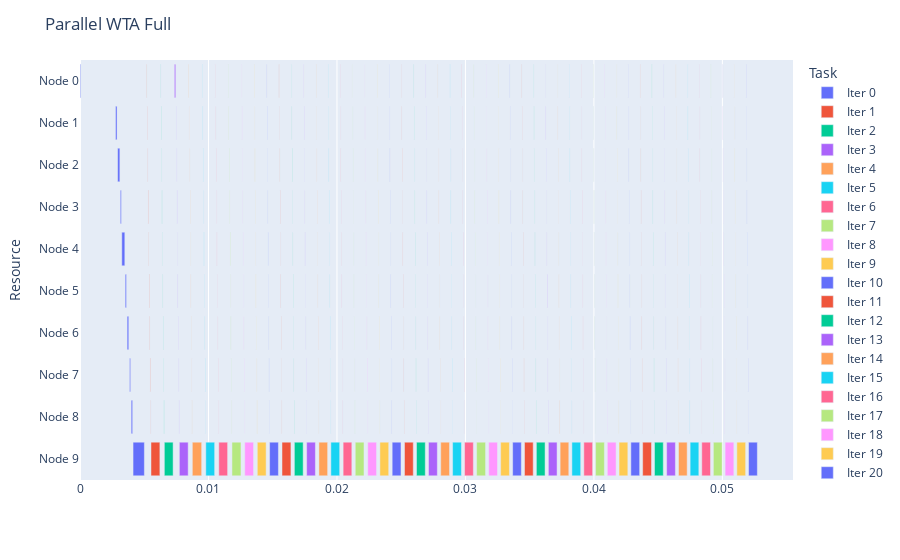

Write notebook code for a chart like this one.
### Code cell
fig = getDataGantt(logs[0], "Parallel WTA Full")
fig.show()

### Figure 1 — Plotly figure (JSON) as saved in the notebook; plotly's stock layout.template omitted (floating-point values rounded to 4 significant figures)
{"data": [{"alignmentgroup": "True", "base": [0, 0.002764, 0.002928, 0.003134, 0.003253, 0.003518, 0.003669, 0.003853, 0.003983, 0.004129], "hovertemplate": "Task=Iter 0<br>Start=%{base}<br>Finish=%{x}<br>Resource=%{y}<extra></extra>", "legendgroup": "Iter 0", "marker": {"color": "#636efa", "pattern": {"shape": ""}}, "name": "Iter 0", "offsetgroup": "Iter 0", "orientation": "h", "showlegend": true, "textposition": "auto", "type": "bar", "x": [5.007e-05, 0.0001192, 0.0001752, 8.488e-05, 0.0002367, 0.0001009, 0.0001261, 8.44e-05, 0.0001135, 0.0008819], "xaxis": "x", "y": ["Node 0", "Node 1", "Node 2", "Node 3", "Node 4", "Node 5", "Node 6", "Node 7", "Node 8", "Node 9"], "yaxis": "y"}, {"alignmentgroup": "True", "base": [0.005188, 0.005227, 0.00526, 0.005296, 0.005333, 0.005377, 0.005415, 0.005452, 0.005492, 0.005524], "hovertemplate": "Task=Iter 1<br>Start=%{base}<br>Finish=%{x}<br>Resource=%{y}<extra></extra>", "legendgroup": "Iter 1", "marker": {"color": "#EF553B", "pattern": {"shape": ""}}, "name": "Iter 1", "offsetgroup": "Iter 1", "orientation": "h", "showlegend": true, "textposition": "auto", "type": "bar", "x": [1.574e-05, 1.597e-05, 1.597e-05, 2.027e-05, 1.669e-05, 1.979e-05, 1.931e-05, 2.074e-05, 1.55e-05, 0.0006936], "xaxis": "x", "y": ["Node 0", "Node 1", "Node 2", "Node 3", "Node 4", "Node 5", "Node 6", "Node 7", "Node 8", "Node 9"], "yaxis": "y"}, {"alignmentgroup": "True", "base": [0.006274, 0.006306, 0.006336, 0.006377, 0.006407, 0.006439, 0.006469, 0.006501, 0.006533, 0.006565], "hovertemplate": "Task=Iter 2<br>Start=%{base}<br>Finish=%{x}<br>Resource=%{y}<extra></extra>", "legendgroup": "Iter 2", "marker": {"color": "#00cc96", "pattern": {"shape": ""}}, "name": "Iter 2", "offsetgroup": "Iter 2", "orientation": "h", "showlegend": true, "textposition": "auto", "type": "bar", "x": [1.311e-05, 1.287e-05, 1.311e-05, 1.335e-05, 1.335e-05, 1.287e-05, 1.383e-05, 1.383e-05, 1.502e-05, 0.0006835], "xaxis": "x", "y": ["Node 0", "Node 1", "Node 2", "Node 3", "Node 4", "Node 5", "Node 6", "Node 7", "Node 8", "Node 9"], "yaxis": "y"}, {"alignmentgroup": "True", "base": [0.007346, 0.007489, 0.007519, 0.007549, 0.007585, 0.007614, 0.007642, 0.007675, 0.007704, 0.007733], "hovertemplate": "Task=Iter 3<br>Start=%{base}<br>Finish=%{x}<br>Resource=%{y}<extra></extra>", "legendgroup": "Iter 3", "marker": {"color": "#ab63fa", "pattern": {"shape": ""}}, "name": "Iter 3", "offsetgroup": "Iter 3", "orientation": "h", "showlegend": true, "textposition": "auto", "type": "bar", "x": [0.000104, 1.335e-05, 1.216e-05, 1.287e-05, 1.311e-05, 1.311e-05, 1.359e-05, 1.287e-05, 1.24e-05, 0.0006874], "xaxis": "x", "y": ["Node 0", "Node 1", "Node 2", "Node 3", "Node 4", "Node 5", "Node 6", "Node 7", "Node 8", "Node 9"], "yaxis": "y"}, {"alignmentgroup": "True", "base": [0.008468, 0.008507, 0.008535, 0.008566, 0.008597, 0.008629, 0.008656, 0.008685, 0.008714, 0.008742], "hovertemplate": "Task=Iter 4<br>Start=%{base}<br>Finish=%{x}<br>Resource=%{y}<extra></extra>", "legendgroup": "Iter 4", "marker": {"color": "#FFA15A", "pattern": {"shape": ""}}, "name": "Iter 4", "offsetgroup": "Iter 4", "orientation": "h", "showlegend": true, "textposition": "auto", "type": "bar", "x": [1.526e-05, 1.216e-05, 1.168e-05, 1.264e-05, 1.24e-05, 1.216e-05, 1.287e-05, 1.24e-05, 1.192e-05, 0.0007284], "xaxis": "x", "y": ["Node 0", "Node 1", "Node 2", "Node 3", "Node 4", "Node 5", "Node 6", "Node 7", "Node 8", "Node 9"], "yaxis": "y"}, {"alignmentgroup": "True", "base": [0.009519, 0.009556, 0.009586, 0.009616, 0.009645, 0.009677, 0.009704, 0.009733, 0.009762, 0.009792], "hovertemplate": "Task=Iter 5<br>Start=%{base}<br>Finish=%{x}<br>Resource=%{y}<extra></extra>", "legendgroup": "Iter 5", "marker": {"color": "#19d3f3", "pattern": {"shape": ""}}, "name": "Iter 5", "offsetgroup": "Iter 5", "orientation": "h", "showlegend": true, "textposition": "auto", "type": "bar", "x": [1.383e-05, 1.264e-05, 1.287e-05, 1.192e-05, 1.287e-05, 1.287e-05, 1.264e-05, 1.24e-05, 1.168e-05, 0.0006893], "xaxis": "x", "y": ["Node 0", "Node 1", "Node 2", "Node 3", "Node 4", "Node 5", "Node 6", "Node 7", "Node 8", "Node 9"], "yaxis": "y"}, {"alignmentgroup": "True", "base": [0.01053, 0.01056, 0.01059, 0.01063, 0.01065, 0.01068, 0.01071, 0.01075, 0.01077, 0.0108], "hovertemplate": "Task=Iter 6<br>Start=%{base}<br>Finish=%{x}<br>Resource=%{y}<extra></extra>", "legendgroup": "Iter 6", "marker": {"color": "#FF6692", "pattern": {"shape": ""}}, "name": "Iter 6", "offsetgroup": "Iter 6", "orientation": "h", "showlegend": true, "textposition": "auto", "type": "bar", "x": [1.24e-05, 1.192e-05, 1.24e-05, 1.216e-05, 1.192e-05, 1.168e-05, 1.168e-05, 1.168e-05, 1.264e-05, 0.0006871], "xaxis": "x", "y": ["Node 0", "Node 1", "Node 2", "Node 3", "Node 4", "Node 5", "Node 6", "Node 7", "Node 8", "Node 9"], "yaxis": "y"}, {"alignmentgroup": "True", "base": [0.01154, 0.01158, 0.01161, 0.01164, 0.01168, 0.01171, 0.01174, 0.01177, 0.0118, 0.01183], "hovertemplate": "Task=Iter 7<br>Start=%{base}<br>Finish=%{x}<br>Resource=%{y}<extra></extra>", "legendgroup": "Iter 7", "marker": {"color": "#B6E880", "pattern": {"shape": ""}}, "name": "Iter 7", "offsetgroup": "Iter 7", "orientation": "h", "showlegend": true, "textposition": "auto", "type": "bar", "x": [1.717e-05, 1.55e-05, 2.265e-05, 1.884e-05, 2.337e-05, 1.693e-05, 1.717e-05, 1.717e-05, 1.717e-05, 0.0007014], "xaxis": "x", "y": ["Node 0", "Node 1", "Node 2", "Node 3", "Node 4", "Node 5", "Node 6", "Node 7", "Node 8", "Node 9"], "yaxis": "y"}, {"alignmentgroup": "True", "base": [0.01257, 0.01261, 0.01264, 0.01266, 0.01268, 0.01272, 0.01274, 0.01277, 0.0128, 0.01282], "hovertemplate": "Task=Iter 8<br>Start=%{base}<br>Finish=%{x}<br>Resource=%{y}<extra></extra>", "legendgroup": "Iter 8", "marker": {"color": "#FF97FF", "pattern": {"shape": ""}}, "name": "Iter 8", "offsetgroup": "Iter 8", "orientation": "h", "showlegend": true, "textposition": "auto", "type": "bar", "x": [1.287e-05, 1.264e-05, 1.287e-05, 1.287e-05, 1.335e-05, 1.311e-05, 1.359e-05, 1.311e-05, 1.335e-05, 0.0006864], "xaxis": "x", "y": ["Node 0", "Node 1", "Node 2", "Node 3", "Node 4", "Node 5", "Node 6", "Node 7", "Node 8", "Node 9"], "yaxis": "y"}, {"alignmentgroup": "True", "base": [0.01355, 0.01358, 0.01361, 0.01364, 0.01367, 0.01369, 0.01372, 0.01375, 0.01377, 0.0138], "hovertemplate": "Task=Iter 9<br>Start=%{base}<br>Finish=%{x}<br>Resource=%{y}<extra></extra>", "legendgroup": "Iter 9", "marker": {"color": "#FECB52", "pattern": {"shape": ""}}, "name": "Iter 9", "offsetgroup": "Iter 9", "orientation": "h", "showlegend": true, "textposition": "auto", "type": "bar", "x": [1.144e-05, 1.192e-05, 1.311e-05, 1.216e-05, 1.216e-05, 1.264e-05, 1.216e-05, 1.264e-05, 1.287e-05, 0.0006881], "xaxis": "x", "y": ["Node 0", "Node 1", "Node 2", "Node 3", "Node 4", "Node 5", "Node 6", "Node 7", "Node 8", "Node 9"], "yaxis": "y"}, {"alignmentgroup": "True", "base": [0.01453, 0.01456, 0.01458, 0.01461, 0.01463, 0.01466, 0.01469, 0.01471, 0.01473, 0.01476], "hovertemplate": "Task=Iter 10<br>Start=%{base}<br>Finish=%{x}<br>Resource=%{y}<extra></extra>", "legendgroup": "Iter 10", "marker": {"color": "#636efa", "pattern": {"shape": ""}}, "name": "Iter 10", "offsetgroup": "Iter 10", "orientation": "h", "showlegend": true, "textposition": "auto", "type": "bar", "x": [1.335e-05, 1.121e-05, 1.168e-05, 1.192e-05, 1.24e-05, 1.168e-05, 1.24e-05, 1.168e-05, 1.168e-05, 0.0006857], "xaxis": "x", "y": ["Node 0", "Node 1", "Node 2", "Node 3", "Node 4", "Node 5", "Node 6", "Node 7", "Node 8", "Node 9"], "yaxis": "y"}, {"alignmentgroup": "True", "base": [0.01548, 0.01552, 0.01554, 0.01557, 0.0156, 0.01562, 0.01565, 0.01567, 0.0157, 0.01572], "hovertemplate": "Task=Iter 11<br>Start=%{base}<br>Finish=%{x}<br>Resource=%{y}<extra></extra>", "legendgroup": "Iter 11", "marker": {"color": "#EF553B", "pattern": {"shape": ""}}, "name": "Iter 11", "offsetgroup": "Iter 11", "orientation": "h", "showlegend": true, "textposition": "auto", "type": "bar", "x": [1.216e-05, 1.144e-05, 1.168e-05, 1.192e-05, 1.24e-05, 1.407e-05, 1.192e-05, 1.168e-05, 1.24e-05, 0.0006959], "xaxis": "x", "y": ["Node 0", "Node 1", "Node 2", "Node 3", "Node 4", "Node 5", "Node 6", "Node 7", "Node 8", "Node 9"], "yaxis": "y"}, {"alignmentgroup": "True", "base": [0.01646, 0.01648, 0.0165, 0.01653, 0.01656, 0.01659, 0.01661, 0.01663, 0.01666, 0.01669], "hovertemplate": "Task=Iter 12<br>Start=%{base}<br>Finish=%{x}<br>Resource=%{y}<extra></extra>", "legendgroup": "Iter 12", "marker": {"color": "#00cc96", "pattern": {"shape": ""}}, "name": "Iter 12", "offsetgroup": "Iter 12", "orientation": "h", "showlegend": true, "textposition": "auto", "type": "bar", "x": [1.144e-05, 1.121e-05, 1.359e-05, 1.144e-05, 1.168e-05, 1.168e-05, 1.144e-05, 1.144e-05, 1.144e-05, 0.0006855], "xaxis": "x", "y": ["Node 0", "Node 1", "Node 2", "Node 3", "Node 4", "Node 5", "Node 6", "Node 7", "Node 8", "Node 9"], "yaxis": "y"}, {"alignmentgroup": "True", "base": [0.01741, 0.01743, 0.01746, 0.01749, 0.01751, 0.01754, 0.01757, 0.0176, 0.01762, 0.01764], "hovertemplate": "Task=Iter 13<br>Start=%{base}<br>Finish=%{x}<br>Resource=%{y}<extra></extra>", "legendgroup": "Iter 13", "marker": {"color": "#ab63fa", "pattern": {"shape": ""}}, "name": "Iter 13", "offsetgroup": "Iter 13", "orientation": "h", "showlegend": true, "textposition": "auto", "type": "bar", "x": [1.121e-05, 1.097e-05, 1.144e-05, 1.168e-05, 1.168e-05, 1.121e-05, 1.073e-05, 1.144e-05, 1.097e-05, 0.0006809], "xaxis": "x", "y": ["Node 0", "Node 1", "Node 2", "Node 3", "Node 4", "Node 5", "Node 6", "Node 7", "Node 8", "Node 9"], "yaxis": "y"}, {"alignmentgroup": "True", "base": [0.01837, 0.01839, 0.01842, 0.01845, 0.01847, 0.0185, 0.01853, 0.01855, 0.01857, 0.0186], "hovertemplate": "Task=Iter 14<br>Start=%{base}<br>Finish=%{x}<br>Resource=%{y}<extra></extra>", "legendgroup": "Iter 14", "marker": {"color": "#FFA15A", "pattern": {"shape": ""}}, "name": "Iter 14", "offsetgroup": "Iter 14", "orientation": "h", "showlegend": true, "textposition": "auto", "type": "bar", "x": [1.073e-05, 1.049e-05, 1.144e-05, 1.121e-05, 1.192e-05, 1.121e-05, 1.168e-05, 1.144e-05, 1.121e-05, 0.0006785], "xaxis": "x", "y": ["Node 0", "Node 1", "Node 2", "Node 3", "Node 4", "Node 5", "Node 6", "Node 7", "Node 8", "Node 9"], "yaxis": "y"}, {"alignmentgroup": "True", "base": [0.01931, 0.01934, 0.01937, 0.01939, 0.01941, 0.01943, 0.01946, 0.01948, 0.0195, 0.01953], "hovertemplate": "Task=Iter 15<br>Start=%{base}<br>Finish=%{x}<br>Resource=%{y}<extra></extra>", "legendgroup": "Iter 15", "marker": {"color": "#19d3f3", "pattern": {"shape": ""}}, "name": "Iter 15", "offsetgroup": "Iter 15", "orientation": "h", "showlegend": true, "textposition": "auto", "type": "bar", "x": [1.025e-05, 1.121e-05, 1.168e-05, 1.168e-05, 1.097e-05, 1.121e-05, 1.073e-05, 1.144e-05, 1.144e-05, 0.0006862], "xaxis": "x", "y": ["Node 0", "Node 1", "Node 2", "Node 3", "Node 4", "Node 5", "Node 6", "Node 7", "Node 8", "Node 9"], "yaxis": "y"}, {"alignmentgroup": "True", "base": [0.02025, 0.02028, 0.0203, 0.02033, 0.02035, 0.02038, 0.0204, 0.02043, 0.02045, 0.02048], "hovertemplate": "Task=Iter 16<br>Start=%{base}<br>Finish=%{x}<br>Resource=%{y}<extra></extra>", "legendgroup": "Iter 16", "marker": {"color": "#FF6692", "pattern": {"shape": ""}}, "name": "Iter 16", "offsetgroup": "Iter 16", "orientation": "h", "showlegend": true, "textposition": "auto", "type": "bar", "x": [1.097e-05, 1.097e-05, 1.097e-05, 1.097e-05, 1.574e-05, 1.097e-05, 1.049e-05, 1.121e-05, 1.121e-05, 0.0006776], "xaxis": "x", "y": ["Node 0", "Node 1", "Node 2", "Node 3", "Node 4", "Node 5", "Node 6", "Node 7", "Node 8", "Node 9"], "yaxis": "y"}, {"alignmentgroup": "True", "base": [0.0212, 0.02122, 0.02125, 0.02128, 0.0213, 0.02132, 0.02134, 0.02137, 0.0214, 0.02142], "hovertemplate": "Task=Iter 17<br>Start=%{base}<br>Finish=%{x}<br>Resource=%{y}<extra></extra>", "legendgroup": "Iter 17", "marker": {"color": "#B6E880", "pattern": {"shape": ""}}, "name": "Iter 17", "offsetgroup": "Iter 17", "orientation": "h", "showlegend": true, "textposition": "auto", "type": "bar", "x": [1.144e-05, 1.025e-05, 1.097e-05, 1.097e-05, 1.073e-05, 1.097e-05, 1.168e-05, 1.097e-05, 1.144e-05, 0.0006793], "xaxis": "x", "y": ["Node 0", "Node 1", "Node 2", "Node 3", "Node 4", "Node 5", "Node 6", "Node 7", "Node 8", "Node 9"], "yaxis": "y"}, {"alignmentgroup": "True", "base": [0.02215, 0.02218, 0.02221, 0.02223, 0.02226, 0.02229, 0.02232, 0.02234, 0.02237, 0.0224], "hovertemplate": "Task=Iter 18<br>Start=%{base}<br>Finish=%{x}<br>Resource=%{y}<extra></extra>", "legendgroup": "Iter 18", "marker": {"color": "#FF97FF", "pattern": {"shape": ""}}, "name": "Iter 18", "offsetgroup": "Iter 18", "orientation": "h", "showlegend": true, "textposition": "auto", "type": "bar", "x": [1.097e-05, 1.264e-05, 1.383e-05, 1.383e-05, 1.335e-05, 1.311e-05, 1.335e-05, 1.86e-05, 1.287e-05, 0.0006821], "xaxis": "x", "y": ["Node 0", "Node 1", "Node 2", "Node 3", "Node 4", "Node 5", "Node 6", "Node 7", "Node 8", "Node 9"], "yaxis": "y"}, {"alignmentgroup": "True", "base": [0.02312, 0.02315, 0.02317, 0.0232, 0.02323, 0.02325, 0.02328, 0.0233, 0.02332, 0.02334], "hovertemplate": "Task=Iter 19<br>Start=%{base}<br>Finish=%{x}<br>Resource=%{y}<extra></extra>", "legendgroup": "Iter 19", "marker": {"color": "#FECB52", "pattern": {"shape": ""}}, "name": "Iter 19", "offsetgroup": "Iter 19", "orientation": "h", "showlegend": true, "textposition": "auto", "type": "bar", "x": [1.049e-05, 1.073e-05, 1.121e-05, 1.144e-05, 1.121e-05, 1.144e-05, 1.144e-05, 1.144e-05, 1.121e-05, 0.0006869], "xaxis": "x", "y": ["Node 0", "Node 1", "Node 2", "Node 3", "Node 4", "Node 5", "Node 6", "Node 7", "Node 8", "Node 9"], "yaxis": "y"}, {"alignmentgroup": "True", "base": [0.02407, 0.0241, 0.02412, 0.02414, 0.02417, 0.02419, 0.02422, 0.02424, 0.02427, 0.0243], "hovertemplate": "Task=Iter 20<br>Start=%{base}<br>Finish=%{x}<br>Resource=%{y}<extra></extra>", "legendgroup": "Iter 20", "marker": {"color": "#636efa", "pattern": {"shape": ""}}, "name": "Iter 20", "offsetgroup": "Iter 20", "orientation": "h", "showlegend": true, "textposition": "auto", "type": "bar", "x": [1.073e-05, 1.049e-05, 1.168e-05, 1.121e-05, 1.097e-05, 1.121e-05, 1.144e-05, 1.121e-05, 1.097e-05, 0.0006855], "xaxis": "x", "y": ["Node 0", "Node 1", "Node 2", "Node 3", "Node 4", "Node 5", "Node 6", "Node 7", "Node 8", "Node 9"], "yaxis": "y"}, {"alignmentgroup": "True", "base": [0.02502, 0.02505, 0.02507, 0.02509, 0.02512, 0.02515, 0.02517, 0.0252, 0.02523, 0.02526], "hovertemplate": "Task=Iter 21<br>Start=%{base}<br>Finish=%{x}<br>Resource=%{y}<extra></extra>", "legendgroup": "Iter 21", "marker": {"color": "#EF553B", "pattern": {"shape": ""}}, "name": "Iter 21", "offsetgroup": "Iter 21", "orientation": "h", "showlegend": true, "textposition": "auto", "type": "bar", "x": [1.121e-05, 1.049e-05, 1.144e-05, 1.121e-05, 1.121e-05, 1.144e-05, 1.097e-05, 1.144e-05, 1.168e-05, 0.000684], "xaxis": "x", "y": ["Node 0", "Node 1", "Node 2", "Node 3", "Node 4", "Node 5", "Node 6", "Node 7", "Node 8", "Node 9"], "yaxis": "y"}, {"alignmentgroup": "True", "base": [0.02598, 0.02601, 0.02603, 0.02605, 0.02608, 0.0261, 0.02613, 0.02615, 0.02617, 0.02619], "hovertemplate": "Task=Iter 22<br>Start=%{base}<br>Finish=%{x}<br>Resource=%{y}<extra></extra>", "legendgroup": "Iter 22", "marker": {"color": "#00cc96", "pattern": {"shape": ""}}, "name": "Iter 22", "offsetgroup": "Iter 22", "orientation": "h", "showlegend": true, "textposition": "auto", "type": "bar", "x": [1.097e-05, 1.001e-05, 1.144e-05, 1.073e-05, 1.097e-05, 1.097e-05, 1.025e-05, 1.097e-05, 1.073e-05, 0.0006831], "xaxis": "x", "y": ["Node 0", "Node 1", "Node 2", "Node 3", "Node 4", "Node 5", "Node 6", "Node 7", "Node 8", "Node 9"], "yaxis": "y"}, {"alignmentgroup": "True", "base": [0.02692, 0.02695, 0.02697, 0.02699, 0.02701, 0.02704, 0.02706, 0.02708, 0.02711, 0.02713], "hovertemplate": "Task=Iter 23<br>Start=%{base}<br>Finish=%{x}<br>Resource=%{y}<extra></extra>", "legendgroup": "Iter 23", "marker": {"color": "#ab63fa", "pattern": {"shape": ""}}, "name": "Iter 23", "offsetgroup": "Iter 23", "orientation": "h", "showlegend": true, "textposition": "auto", "type": "bar", "x": [1.121e-05, 1.025e-05, 1.073e-05, 1.097e-05, 1.049e-05, 1.144e-05, 1.049e-05, 1.121e-05, 1.097e-05, 0.0006864], "xaxis": "x", "y": ["Node 0", "Node 1", "Node 2", "Node 3", "Node 4", "Node 5", "Node 6", "Node 7", "Node 8", "Node 9"], "yaxis": "y"}, {"alignmentgroup": "True", "base": [0.02785, 0.02788, 0.0279, 0.02793, 0.02795, 0.02798, 0.028, 0.02803, 0.02805, 0.02808], "hovertemplate": "Task=Iter 24<br>Start=%{base}<br>Finish=%{x}<br>Resource=%{y}<extra></extra>", "legendgroup": "Iter 24", "marker": {"color": "#FFA15A", "pattern": {"shape": ""}}, "name": "Iter 24", "offsetgroup": "Iter 24", "orientation": "h", "showlegend": true, "textposition": "auto", "type": "bar", "x": [1.073e-05, 1.097e-05, 1.144e-05, 1.121e-05, 1.168e-05, 1.121e-05, 1.216e-05, 1.097e-05, 1.073e-05, 0.0006852], "xaxis": "x", "y": ["Node 0", "Node 1", "Node 2", "Node 3", "Node 4", "Node 5", "Node 6", "Node 7", "Node 8", "Node 9"], "yaxis": "y"}, {"alignmentgroup": "True", "base": [0.0288, 0.02882, 0.02884, 0.02886, 0.02889, 0.02891, 0.02893, 0.02896, 0.02898, 0.029], "hovertemplate": "Task=Iter 25<br>Start=%{base}<br>Finish=%{x}<br>Resource=%{y}<extra></extra>", "legendgroup": "Iter 25", "marker": {"color": "#19d3f3", "pattern": {"shape": ""}}, "name": "Iter 25", "offsetgroup": "Iter 25", "orientation": "h", "showlegend": true, "textposition": "auto", "type": "bar", "x": [1.073e-05, 1.025e-05, 1.073e-05, 1.073e-05, 1.097e-05, 1.073e-05, 1.073e-05, 1.121e-05, 1.049e-05, 0.0006862], "xaxis": "x", "y": ["Node 0", "Node 1", "Node 2", "Node 3", "Node 4", "Node 5", "Node 6", "Node 7", "Node 8", "Node 9"], "yaxis": "y"}, {"alignmentgroup": "True", "base": [0.02972, 0.02975, 0.02977, 0.02979, 0.02981, 0.02984, 0.02987, 0.02989, 0.02991, 0.02993], "hovertemplate": "Task=Iter 26<br>Start=%{base}<br>Finish=%{x}<br>Resource=%{y}<extra></extra>", "legendgroup": "Iter 26", "marker": {"color": "#FF6692", "pattern": {"shape": ""}}, "name": "Iter 26", "offsetgroup": "Iter 26", "orientation": "h", "showlegend": true, "textposition": "auto", "type": "bar", "x": [1.049e-05, 1.025e-05, 1.097e-05, 1.097e-05, 1.073e-05, 1.073e-05, 1.073e-05, 1.049e-05, 1.025e-05, 0.0006833], "xaxis": "x", "y": ["Node 0", "Node 1", "Node 2", "Node 3", "Node 4", "Node 5", "Node 6", "Node 7", "Node 8", "Node 9"], "yaxis": "y"}, {"alignmentgroup": "True", "base": [0.03065, 0.03068, 0.0307, 0.03073, 0.03076, 0.03078, 0.0308, 0.03083, 0.03085, 0.03087], "hovertemplate": "Task=Iter 27<br>Start=%{base}<br>Finish=%{x}<br>Resource=%{y}<extra></extra>", "legendgroup": "Iter 27", "marker": {"color": "#B6E880", "pattern": {"shape": ""}}, "name": "Iter 27", "offsetgroup": "Iter 27", "orientation": "h", "showlegend": true, "textposition": "auto", "type": "bar", "x": [1.073e-05, 1.049e-05, 1.073e-05, 1.097e-05, 1.121e-05, 1.049e-05, 1.097e-05, 1.073e-05, 1.025e-05, 0.0006955], "xaxis": "x", "y": ["Node 0", "Node 1", "Node 2", "Node 3", "Node 4", "Node 5", "Node 6", "Node 7", "Node 8", "Node 9"], "yaxis": "y"}, {"alignmentgroup": "True", "base": [0.03161, 0.03163, 0.03166, 0.03168, 0.0317, 0.03172, 0.03175, 0.03177, 0.03179, 0.03181], "hovertemplate": "Task=Iter 28<br>Start=%{base}<br>Finish=%{x}<br>Resource=%{y}<extra></extra>", "legendgroup": "Iter 28", "marker": {"color": "#FF97FF", "pattern": {"shape": ""}}, "name": "Iter 28", "offsetgroup": "Iter 28", "orientation": "h", "showlegend": true, "textposition": "auto", "type": "bar", "x": [1.025e-05, 1.025e-05, 1.121e-05, 1.073e-05, 1.073e-05, 1.073e-05, 1.049e-05, 1.121e-05, 1.049e-05, 0.0006814], "xaxis": "x", "y": ["Node 0", "Node 1", "Node 2", "Node 3", "Node 4", "Node 5", "Node 6", "Node 7", "Node 8", "Node 9"], "yaxis": "y"}, {"alignmentgroup": "True", "base": [0.03254, 0.03256, 0.03258, 0.0326, 0.03263, 0.03265, 0.03267, 0.03269, 0.03272, 0.03274], "hovertemplate": "Task=Iter 29<br>Start=%{base}<br>Finish=%{x}<br>Resource=%{y}<extra></extra>", "legendgroup": "Iter 29", "marker": {"color": "#FECB52", "pattern": {"shape": ""}}, "name": "Iter 29", "offsetgroup": "Iter 29", "orientation": "h", "showlegend": true, "textposition": "auto", "type": "bar", "x": [1.049e-05, 1.025e-05, 1.121e-05, 1.144e-05, 1.025e-05, 1.073e-05, 1.073e-05, 1.073e-05, 1.097e-05, 0.0006835], "xaxis": "x", "y": ["Node 0", "Node 1", "Node 2", "Node 3", "Node 4", "Node 5", "Node 6", "Node 7", "Node 8", "Node 9"], "yaxis": "y"}, {"alignmentgroup": "True", "base": [0.03346, 0.03348, 0.03351, 0.03353, 0.03356, 0.03358, 0.03361, 0.03363, 0.03365, 0.03367], "hovertemplate": "Task=Iter 30<br>Start=%{base}<br>Finish=%{x}<br>Resource=%{y}<extra></extra>", "legendgroup": "Iter 30", "marker": {"color": "#636efa", "pattern": {"shape": ""}}, "name": "Iter 30", "offsetgroup": "Iter 30", "orientation": "h", "showlegend": true, "textposition": "auto", "type": "bar", "x": [1.025e-05, 1.025e-05, 1.073e-05, 1.121e-05, 1.049e-05, 1.049e-05, 1.097e-05, 1.073e-05, 1.025e-05, 0.0006773], "xaxis": "x", "y": ["Node 0", "Node 1", "Node 2", "Node 3", "Node 4", "Node 5", "Node 6", "Node 7", "Node 8", "Node 9"], "yaxis": "y"}, {"alignmentgroup": "True", "base": [0.03439, 0.03442, 0.03444, 0.03446, 0.03449, 0.03451, 0.03453, 0.03455, 0.03458, 0.0346], "hovertemplate": "Task=Iter 31<br>Start=%{base}<br>Finish=%{x}<br>Resource=%{y}<extra></extra>", "legendgroup": "Iter 31", "marker": {"color": "#EF553B", "pattern": {"shape": ""}}, "name": "Iter 31", "offsetgroup": "Iter 31", "orientation": "h", "showlegend": true, "textposition": "auto", "type": "bar", "x": [1.025e-05, 1.049e-05, 1.097e-05, 1.073e-05, 1.049e-05, 1.049e-05, 1.073e-05, 1.049e-05, 1.049e-05, 0.0006783], "xaxis": "x", "y": ["Node 0", "Node 1", "Node 2", "Node 3", "Node 4", "Node 5", "Node 6", "Node 7", "Node 8", "Node 9"], "yaxis": "y"}, {"alignmentgroup": "True", "base": [0.03531, 0.03533, 0.03536, 0.03539, 0.03541, 0.03543, 0.03545, 0.03547, 0.0355, 0.03552], "hovertemplate": "Task=Iter 32<br>Start=%{base}<br>Finish=%{x}<br>Resource=%{y}<extra></extra>", "legendgroup": "Iter 32", "marker": {"color": "#00cc96", "pattern": {"shape": ""}}, "name": "Iter 32", "offsetgroup": "Iter 32", "orientation": "h", "showlegend": true, "textposition": "auto", "type": "bar", "x": [1.001e-05, 1.049e-05, 1.168e-05, 1.097e-05, 1.097e-05, 1.073e-05, 1.025e-05, 1.073e-05, 1.049e-05, 0.0006771], "xaxis": "x", "y": ["Node 0", "Node 1", "Node 2", "Node 3", "Node 4", "Node 5", "Node 6", "Node 7", "Node 8", "Node 9"], "yaxis": "y"}, {"alignmentgroup": "True", "base": [0.03623, 0.03626, 0.03629, 0.03631, 0.03633, 0.03635, 0.03638, 0.03641, 0.03643, 0.03646], "hovertemplate": "Task=Iter 33<br>Start=%{base}<br>Finish=%{x}<br>Resource=%{y}<extra></extra>", "legendgroup": "Iter 33", "marker": {"color": "#ab63fa", "pattern": {"shape": ""}}, "name": "Iter 33", "offsetgroup": "Iter 33", "orientation": "h", "showlegend": true, "textposition": "auto", "type": "bar", "x": [1.073e-05, 1.216e-05, 1.121e-05, 1.121e-05, 1.073e-05, 1.74e-05, 1.144e-05, 1.121e-05, 1.121e-05, 0.0006773], "xaxis": "x", "y": ["Node 0", "Node 1", "Node 2", "Node 3", "Node 4", "Node 5", "Node 6", "Node 7", "Node 8", "Node 9"], "yaxis": "y"}, {"alignmentgroup": "True", "base": [0.03717, 0.03719, 0.03721, 0.03723, 0.03725, 0.03728, 0.0373, 0.03732, 0.03734, 0.03737], "hovertemplate": "Task=Iter 34<br>Start=%{base}<br>Finish=%{x}<br>Resource=%{y}<extra></extra>", "legendgroup": "Iter 34", "marker": {"color": "#FFA15A", "pattern": {"shape": ""}}, "name": "Iter 34", "offsetgroup": "Iter 34", "orientation": "h", "showlegend": true, "textposition": "auto", "type": "bar", "x": [1.025e-05, 1.049e-05, 1.049e-05, 1.073e-05, 1.025e-05, 1.025e-05, 1.049e-05, 1.049e-05, 1.526e-05, 0.0006764], "xaxis": "x", "y": ["Node 0", "Node 1", "Node 2", "Node 3", "Node 4", "Node 5", "Node 6", "Node 7", "Node 8", "Node 9"], "yaxis": "y"}, {"alignmentgroup": "True", "base": [0.03808, 0.03811, 0.03813, 0.03815, 0.03818, 0.0382, 0.03822, 0.03824, 0.03826, 0.03829], "hovertemplate": "Task=Iter 35<br>Start=%{base}<br>Finish=%{x}<br>Resource=%{y}<extra></extra>", "legendgroup": "Iter 35", "marker": {"color": "#19d3f3", "pattern": {"shape": ""}}, "name": "Iter 35", "offsetgroup": "Iter 35", "orientation": "h", "showlegend": true, "textposition": "auto", "type": "bar", "x": [1.073e-05, 1.025e-05, 1.121e-05, 1.049e-05, 1.025e-05, 1.121e-05, 1.049e-05, 1.049e-05, 1.025e-05, 0.000684], "xaxis": "x", "y": ["Node 0", "Node 1", "Node 2", "Node 3", "Node 4", "Node 5", "Node 6", "Node 7", "Node 8", "Node 9"], "yaxis": "y"}, {"alignmentgroup": "True", "base": [0.039, 0.03903, 0.03905, 0.03908, 0.0391, 0.03913, 0.03915, 0.03917, 0.03919, 0.03922], "hovertemplate": "Task=Iter 36<br>Start=%{base}<br>Finish=%{x}<br>Resource=%{y}<extra></extra>", "legendgroup": "Iter 36", "marker": {"color": "#FF6692", "pattern": {"shape": ""}}, "name": "Iter 36", "offsetgroup": "Iter 36", "orientation": "h", "showlegend": true, "textposition": "auto", "type": "bar", "x": [1.049e-05, 1.049e-05, 1.121e-05, 1.073e-05, 1.073e-05, 1.073e-05, 1.025e-05, 1.097e-05, 1.049e-05, 0.0006847], "xaxis": "x", "y": ["Node 0", "Node 1", "Node 2", "Node 3", "Node 4", "Node 5", "Node 6", "Node 7", "Node 8", "Node 9"], "yaxis": "y"}, {"alignmentgroup": "True", "base": [0.03993, 0.03996, 0.03998, 0.04, 0.04002, 0.04005, 0.04007, 0.04009, 0.04011, 0.04013], "hovertemplate": "Task=Iter 37<br>Start=%{base}<br>Finish=%{x}<br>Resource=%{y}<extra></extra>", "legendgroup": "Iter 37", "marker": {"color": "#B6E880", "pattern": {"shape": ""}}, "name": "Iter 37", "offsetgroup": "Iter 37", "orientation": "h", "showlegend": true, "textposition": "auto", "type": "bar", "x": [1.049e-05, 1.097e-05, 1.049e-05, 1.049e-05, 1.073e-05, 1.121e-05, 1.049e-05, 1.025e-05, 1.025e-05, 0.000684], "xaxis": "x", "y": ["Node 0", "Node 1", "Node 2", "Node 3", "Node 4", "Node 5", "Node 6", "Node 7", "Node 8", "Node 9"], "yaxis": "y"}, {"alignmentgroup": "True", "base": [0.04085, 0.04087, 0.04089, 0.04092, 0.04094, 0.04096, 0.04098, 0.041, 0.04102, 0.04104], "hovertemplate": "Task=Iter 38<br>Start=%{base}<br>Finish=%{x}<br>Resource=%{y}<extra></extra>", "legendgroup": "Iter 38", "marker": {"color": "#FF97FF", "pattern": {"shape": ""}}, "name": "Iter 38", "offsetgroup": "Iter 38", "orientation": "h", "showlegend": true, "textposition": "auto", "type": "bar", "x": [1.001e-05, 1.025e-05, 1.049e-05, 1.049e-05, 1.073e-05, 1.073e-05, 1.025e-05, 1.073e-05, 1.049e-05, 0.0006826], "xaxis": "x", "y": ["Node 0", "Node 1", "Node 2", "Node 3", "Node 4", "Node 5", "Node 6", "Node 7", "Node 8", "Node 9"], "yaxis": "y"}, {"alignmentgroup": "True", "base": [0.04176, 0.04178, 0.04181, 0.04183, 0.04185, 0.04187, 0.04189, 0.04191, 0.04194, 0.04196], "hovertemplate": "Task=Iter 39<br>Start=%{base}<br>Finish=%{x}<br>Resource=%{y}<extra></extra>", "legendgroup": "Iter 39", "marker": {"color": "#FECB52", "pattern": {"shape": ""}}, "name": "Iter 39", "offsetgroup": "Iter 39", "orientation": "h", "showlegend": true, "textposition": "auto", "type": "bar", "x": [1.025e-05, 1.025e-05, 1.025e-05, 1.073e-05, 1.073e-05, 1.025e-05, 1.049e-05, 1.049e-05, 1.001e-05, 0.0006845], "xaxis": "x", "y": ["Node 0", "Node 1", "Node 2", "Node 3", "Node 4", "Node 5", "Node 6", "Node 7", "Node 8", "Node 9"], "yaxis": "y"}, {"alignmentgroup": "True", "base": [0.04267, 0.0427, 0.04272, 0.04274, 0.04276, 0.04279, 0.04281, 0.04283, 0.04286, 0.04288], "hovertemplate": "Task=Iter 40<br>Start=%{base}<br>Finish=%{x}<br>Resource=%{y}<extra></extra>", "legendgroup": "Iter 40", "marker": {"color": "#636efa", "pattern": {"shape": ""}}, "name": "Iter 40", "offsetgroup": "Iter 40", "orientation": "h", "showlegend": true, "textposition": "auto", "type": "bar", "x": [1.025e-05, 9.775e-06, 1.049e-05, 1.001e-05, 1.097e-05, 1.025e-05, 1.097e-05, 1.097e-05, 1.001e-05, 0.0006843], "xaxis": "x", "y": ["Node 0", "Node 1", "Node 2", "Node 3", "Node 4", "Node 5", "Node 6", "Node 7", "Node 8", "Node 9"], "yaxis": "y"}, {"alignmentgroup": "True", "base": [0.0436, 0.04362, 0.04364, 0.04366, 0.04369, 0.04371, 0.04373, 0.04375, 0.04377, 0.04379], "hovertemplate": "Task=Iter 41<br>Start=%{base}<br>Finish=%{x}<br>Resource=%{y}<extra></extra>", "legendgroup": "Iter 41", "marker": {"color": "#EF553B", "pattern": {"shape": ""}}, "name": "Iter 41", "offsetgroup": "Iter 41", "orientation": "h", "showlegend": true, "textposition": "auto", "type": "bar", "x": [1.025e-05, 1.049e-05, 1.073e-05, 1.073e-05, 1.049e-05, 1.073e-05, 1.073e-05, 1.121e-05, 1.025e-05, 0.0006878], "xaxis": "x", "y": ["Node 0", "Node 1", "Node 2", "Node 3", "Node 4", "Node 5", "Node 6", "Node 7", "Node 8", "Node 9"], "yaxis": "y"}, {"alignmentgroup": "True", "base": [0.04451, 0.04454, 0.04456, 0.04458, 0.04461, 0.04463, 0.04465, 0.04467, 0.04469, 0.04472], "hovertemplate": "Task=Iter 42<br>Start=%{base}<br>Finish=%{x}<br>Resource=%{y}<extra></extra>", "legendgroup": "Iter 42", "marker": {"color": "#00cc96", "pattern": {"shape": ""}}, "name": "Iter 42", "offsetgroup": "Iter 42", "orientation": "h", "showlegend": true, "textposition": "auto", "type": "bar", "x": [1.001e-05, 1.001e-05, 1.049e-05, 1.049e-05, 1.025e-05, 1.025e-05, 1.049e-05, 1.073e-05, 1.001e-05, 0.000684], "xaxis": "x", "y": ["Node 0", "Node 1", "Node 2", "Node 3", "Node 4", "Node 5", "Node 6", "Node 7", "Node 8", "Node 9"], "yaxis": "y"}, {"alignmentgroup": "True", "base": [0.04543, 0.04546, 0.04548, 0.04551, 0.04553, 0.04556, 0.04558, 0.04561, 0.04564, 0.04566], "hovertemplate": "Task=Iter 43<br>Start=%{base}<br>Finish=%{x}<br>Resource=%{y}<extra></extra>", "legendgroup": "Iter 43", "marker": {"color": "#ab63fa", "pattern": {"shape": ""}}, "name": "Iter 43", "offsetgroup": "Iter 43", "orientation": "h", "showlegend": true, "textposition": "auto", "type": "bar", "x": [1.001e-05, 9.775e-06, 1.025e-05, 1.049e-05, 1.025e-05, 1.073e-05, 1.049e-05, 1.097e-05, 1.025e-05, 0.0006795], "xaxis": "x", "y": ["Node 0", "Node 1", "Node 2", "Node 3", "Node 4", "Node 5", "Node 6", "Node 7", "Node 8", "Node 9"], "yaxis": "y"}, {"alignmentgroup": "True", "base": [0.04638, 0.04641, 0.04643, 0.04645, 0.04647, 0.04649, 0.04652, 0.04654, 0.04656, 0.04658], "hovertemplate": "Task=Iter 44<br>Start=%{base}<br>Finish=%{x}<br>Resource=%{y}<extra></extra>", "legendgroup": "Iter 44", "marker": {"color": "#FFA15A", "pattern": {"shape": ""}}, "name": "Iter 44", "offsetgroup": "Iter 44", "orientation": "h", "showlegend": true, "textposition": "auto", "type": "bar", "x": [1.025e-05, 1.025e-05, 1.049e-05, 1.049e-05, 1.073e-05, 1.073e-05, 1.192e-05, 1.073e-05, 9.775e-06, 0.0006754], "xaxis": "x", "y": ["Node 0", "Node 1", "Node 2", "Node 3", "Node 4", "Node 5", "Node 6", "Node 7", "Node 8", "Node 9"], "yaxis": "y"}, {"alignmentgroup": "True", "base": [0.04729, 0.04731, 0.04734, 0.04736, 0.04738, 0.0474, 0.04743, 0.04745, 0.04747, 0.04749], "hovertemplate": "Task=Iter 45<br>Start=%{base}<br>Finish=%{x}<br>Resource=%{y}<extra></extra>", "legendgroup": "Iter 45", "marker": {"color": "#19d3f3", "pattern": {"shape": ""}}, "name": "Iter 45", "offsetgroup": "Iter 45", "orientation": "h", "showlegend": true, "textposition": "auto", "type": "bar", "x": [1.001e-05, 1.025e-05, 1.001e-05, 1.049e-05, 1.001e-05, 1.049e-05, 1.049e-05, 1.049e-05, 1.049e-05, 0.0006781], "xaxis": "x", "y": ["Node 0", "Node 1", "Node 2", "Node 3", "Node 4", "Node 5", "Node 6", "Node 7", "Node 8", "Node 9"], "yaxis": "y"}, {"alignmentgroup": "True", "base": [0.0482, 0.04822, 0.04824, 0.04827, 0.04829, 0.04831, 0.04833, 0.04835, 0.04838, 0.0484], "hovertemplate": "Task=Iter 46<br>Start=%{base}<br>Finish=%{x}<br>Resource=%{y}<extra></extra>", "legendgroup": "Iter 46", "marker": {"color": "#FF6692", "pattern": {"shape": ""}}, "name": "Iter 46", "offsetgroup": "Iter 46", "orientation": "h", "showlegend": true, "textposition": "auto", "type": "bar", "x": [1.025e-05, 9.775e-06, 1.073e-05, 1.001e-05, 1.025e-05, 1.025e-05, 1.025e-05, 1.502e-05, 1.025e-05, 0.0006778], "xaxis": "x", "y": ["Node 0", "Node 1", "Node 2", "Node 3", "Node 4", "Node 5", "Node 6", "Node 7", "Node 8", "Node 9"], "yaxis": "y"}, {"alignmentgroup": "True", "base": [0.04911, 0.04913, 0.04915, 0.04917, 0.04919, 0.04922, 0.04924, 0.04926, 0.04928, 0.0493], "hovertemplate": "Task=Iter 47<br>Start=%{base}<br>Finish=%{x}<br>Resource=%{y}<extra></extra>", "legendgroup": "Iter 47", "marker": {"color": "#B6E880", "pattern": {"shape": ""}}, "name": "Iter 47", "offsetgroup": "Iter 47", "orientation": "h", "showlegend": true, "textposition": "auto", "type": "bar", "x": [1.049e-05, 1.001e-05, 1.049e-05, 1.025e-05, 1.001e-05, 1.025e-05, 1.025e-05, 1.025e-05, 1.001e-05, 0.0006816], "xaxis": "x", "y": ["Node 0", "Node 1", "Node 2", "Node 3", "Node 4", "Node 5", "Node 6", "Node 7", "Node 8", "Node 9"], "yaxis": "y"}, {"alignmentgroup": "True", "base": [0.05001, 0.05004, 0.05006, 0.05008, 0.0501, 0.05013, 0.05015, 0.05017, 0.05019, 0.05021], "hovertemplate": "Task=Iter 48<br>Start=%{base}<br>Finish=%{x}<br>Resource=%{y}<extra></extra>", "legendgroup": "Iter 48", "marker": {"color": "#FF97FF", "pattern": {"shape": ""}}, "name": "Iter 48", "offsetgroup": "Iter 48", "orientation": "h", "showlegend": true, "textposition": "auto", "type": "bar", "x": [1.025e-05, 1.001e-05, 1.001e-05, 1.049e-05, 9.775e-06, 1.001e-05, 1.025e-05, 1.049e-05, 9.775e-06, 0.0006826], "xaxis": "x", "y": ["Node 0", "Node 1", "Node 2", "Node 3", "Node 4", "Node 5", "Node 6", "Node 7", "Node 8", "Node 9"], "yaxis": "y"}, {"alignmentgroup": "True", "base": [0.05092, 0.05095, 0.05097, 0.051, 0.05102, 0.05104, 0.05106, 0.05108, 0.05111, 0.05113], "hovertemplate": "Task=Iter 49<br>Start=%{base}<br>Finish=%{x}<br>Resource=%{y}<extra></extra>", "legendgroup": "Iter 49", "marker": {"color": "#FECB52", "pattern": {"shape": ""}}, "name": "Iter 49", "offsetgroup": "Iter 49", "orientation": "h", "showlegend": true, "textposition": "auto", "type": "bar", "x": [1.025e-05, 1.025e-05, 1.025e-05, 1.049e-05, 1.025e-05, 1.025e-05, 1.025e-05, 1.049e-05, 1.025e-05, 0.0006831], "xaxis": "x", "y": ["Node 0", "Node 1", "Node 2", "Node 3", "Node 4", "Node 5", "Node 6", "Node 7", "Node 8", "Node 9"], "yaxis": "y"}, {"alignmentgroup": "True", "base": [0.05184, 0.05187, 0.05189, 0.05191, 0.05193, 0.05195, 0.05197, 0.052, 0.05202, 0.05204], "hovertemplate": "Task=Iter 50<br>Start=%{base}<br>Finish=%{x}<br>Resource=%{y}<extra></extra>", "legendgroup": "Iter 50", "marker": {"color": "#636efa", "pattern": {"shape": ""}}, "name": "Iter 50", "offsetgroup": "Iter 50", "orientation": "h", "showlegend": true, "textposition": "auto", "type": "bar", "x": [1.001e-05, 1.025e-05, 1.025e-05, 1.025e-05, 1.049e-05, 1.049e-05, 1.049e-05, 1.073e-05, 1.025e-05, 0.0006831], "xaxis": "x", "y": ["Node 0", "Node 1", "Node 2", "Node 3", "Node 4", "Node 5", "Node 6", "Node 7", "Node 8", "Node 9"], "yaxis": "y"}], "layout": {"barmode": "overlay", "legend": {"title": {"text": "Task"}, "tracegroupgap": 0}, "margin": {"t": 60}, "title": {"text": "Parallel WTA Full"}, "xaxis": {"anchor": "y", "domain": [0, 1], "type": "linear"}, "yaxis": {"anchor": "x", "autorange": "reversed", "domain": [0, 1], "title": {"text": "Resource"}}}}
